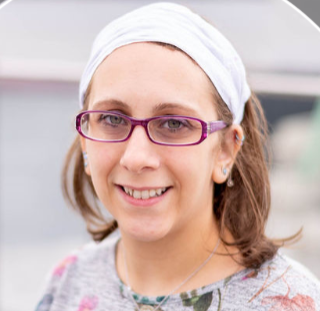
#> input picture Day6/ExercisesXP/Profilepic.png, 320 x 311 px
$ jupyter execute Week4Day6.ipynb
#> lines starting #> are read from the running program, lines starting #| are printed output that depends on the picture
[cell 1]
import numpy as np
import pandas as pd
from PIL import Image
import matplotlib.pyplot as plt

# Exercise 1 : Matrix Operations
# Create a 3x3 matrix
matrix = np.array([
    [2, 1, 3],
    [1, 0, 2],
    [4, 1, 8]
])

# Display the original matrix
print("Matrix:")
print(matrix)

# Calculate the determinant of the matrix
# The determinant tells us whether the matrix is invertible.
# If the determinant is 0, the matrix does not have an inverse.
determinant = np.linalg.det(matrix)

# Display the determinant
print("\nDeterminant:")
print(determinant)

# Check whether the matrix can be inverted
if determinant != 0:

    # Calculate the inverse of the matrix
    inverse_matrix = np.linalg.inv(matrix)

    # Display the inverse matrix
    print("\nInverse Matrix:")
    print(inverse_matrix)

else:
    # Inform the user that the matrix is singular and therefore has no inverse
    print("\nThe matrix has no inverse because its determinant is 0.")

[cell 2]
# Exercise 2 : Statistical Analysis
# Generate an array containing 50 random numbers.
# np.random.rand(50) creates 50 random floating-point numbers between 0 and 1.
random_numbers = np.random.randint(1, 101, size=50)

# Display the generated array so we can see the values.
print("Random Numbers:")
print(random_numbers)

# Calculate the mean (average) of the array.
# The mean is the sum of all values divided by the total number of values.
mean_value = np.mean(random_numbers)

# Calculate the median of the array.
# The median is the middle value when the numbers are sorted.
median_value = np.median(random_numbers)

# Calculate the standard deviation of the array.
# Standard deviation measures how spread out the values are from the mean.
# Calculate and round the standard deviation to 2 decimal places.
std_deviation = round(np.std(random_numbers), 2)

# Display the calculated mean.
print("\nMean:")
print(mean_value)

# Display the calculated median.
print("\nMedian:")
print(median_value)

# Display the calculated standard deviation.
print("\nStandard Deviation:")
print(std_deviation)

[cell 3]
# Exercise 3 : Date Manipulation

# Create an array of dates for every day in January 2023.
# The end date is excluded, so 2023-02-01 is used to include all of January.
dates = np.arange('2023-01-01', '2023-02-01', dtype='datetime64[D]')

# Display the original dates in YYYY-MM-DD format.
print("Original Dates:")
print(dates)

# Convert each date to a string and replace "-" with "/". This changes the format from YYYY-MM-DD to YYYY/MM/DD.
formatted_dates = np.array([
    str(date).replace('-', '/')
    for date in dates
])

# Display the dates in the new format.
print("\nDates in YYYY/MM/DD Format:")
print(formatted_dates)

[cell 4]
# Exercise 4 : Data Manipulation with NumPy and Pandas

# Set a random seed so the results are reproducible.
# This means the same random numbers will be generated each time.
np.random.seed(42)

# Create a DataFrame with 10 rows and 3 columns of random integers. The integers will range from 1 to 100.
df = pd.DataFrame({
    'A': np.random.randint(1, 101, 10),
    'B': np.random.randint(1, 101, 10),
    'C': np.random.randint(1, 101, 10)
})

# Display the original DataFrame.
print("Original DataFrame:")
print(df)

# Conditional Selection of Data

# Select only the rows where the value in column A is greater than 50.
filtered_df = df[df['A'] > 50]

# Display the filtered DataFrame.
print("\nRows where column A is greater than 50:")
print(filtered_df)

# Aggregation Functions

# Calculate the sum of each column.
column_sums = df.sum()

# Display the sum of each column.
print("\nSum of each column:")
print(column_sums)

# Calculate the average (mean) of each column.
column_means = df.mean()

# Display the average of each column.
print("\nAverage of each column:")
print(column_means)

# Count the number of non-null values in each column.
print(df.count())

# Find the median value in each column.
print(df.median())

# Calculate the standard deviation of each column.
print(df.std())

# Calculate the variance of each column.
print(df.var())

Exercise 5 : Image Representation

In NumPy, an image is represented as an array of numbers where each number corresponds to a pixel value.

Grayscale image: A 2D array (rows × columns).

Each element represents the brightness of a pixel.
Values typically range from:
0 = black
255 = white
Values in between = shades of gray

Colour image (RGB): A 3D array (rows × columns × 3).

The third dimension stores the Red, Green, and Blue values for each pixel.

[cell 5]
# Open the image from the current folder.
image = Image.open("Profilepic.png")
#> image is the input picture: PIL image 320x311 RGBA; mean R, G, B, A 207.2, 185.9, 182.3, 255

# Convert the image to grayscale.
# 'L' mode represents an 8-bit grayscale image.
grayscale_image = image.convert("L")
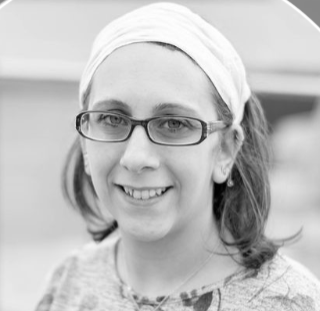
#> grayscale_image: PIL image 320x311 L; min 0, max 255, mean 191.9

# Convert the grayscale image into a NumPy array.
# Each element in the array represents a pixel intensity:
# 0 = black, 255 = white.
image_array = np.array(grayscale_image)

# Display the NumPy array.
print("Grayscale Image Array:")
print(image_array)
#> (printed output is left out)

# Display the dimensions of the image.
# This shows the number of rows and columns (height, width).
print("\nImage Shape:")
print(image_array.shape)
#| (311, 320)

# Save the grayscale image to a new file.
grayscale_image.save("Profilepic_Grayscale.png")

# Inform the user that the conversion is complete.
print("\nGrayscale image saved as 'Profilepic_Grayscale.png'")

[cell 6]
# Exercise 6 : Basic Hypothesis Testing

# Set a random seed so that the results are reproducible.  The same random numbers will be generated each time the code runs.
np.random.seed(42)

# Productivity scores of employees before the training programme.
# Scores are generated from a normal distribution with mean = 50 and standard deviation = 10.
productivity_before = np.random.normal(loc=50, scale=10, size=30)

# Productivity scores after the training programme.
# Each employee receives an average improvement of 5 points, with some random variation.
productivity_after = productivity_before + np.random.normal(
    loc=5,
    scale=3,
    size=30
)

# Calculate the average productivity before training.
mean_before = np.mean(productivity_before)

# Calculate the average productivity after training.
mean_after = np.mean(productivity_after)

# Calculate the productivity improvement for each employee.
improvement = productivity_after - productivity_before

# Calculate the average improvement across all employees.
mean_improvement = np.mean(improvement)

# Display the results.
print("Average Productivity Before Training:", round(mean_before, 2))
print("Average Productivity After Training:", round(mean_after, 2))
print("Average Improvement:", round(mean_improvement, 2))

# Test the hypothesis.
# If the mean productivity after training is greater than before,
# there is evidence that the programme improved productivity.
if mean_after > mean_before:
    print("\nConclusion:")
    print("The results support the hypothesis that the training programme improved productivity.")
else:
    print("\nConclusion:")
    print("The results do not support the hypothesis that the training programme improved productivity.")

[cell 7]
# Exercise 7 : Complex Array Comparison

# Create the first array.
array1 = np.array([10, 25, 30, 45, 50])

# Create the second array.
array2 = np.array([5, 30, 20, 45, 60])

# Compare the arrays element by element.
# The result will be True where the element in array1 is greater than the corresponding element in array2 and False otherwise.
comparison = array1 > array2

# Display both arrays.
print("First Array:", array1)
print("Second Array:", array2)

# Display the boolean comparison result.
print("\nElements in the first array greater than the second:")
print(comparison)

# Create a DataFrame to display the results as a table.
results_table = pd.DataFrame({
    "Array 1": array1,
    "Array 2": array2,
    "Array 1 > Array 2": comparison
})

# Display the table.
print(results_table)

[cell 8]
# Exercise 8 : Time Series Data Manipulation

# Generate a date range for the entire year 2023. 'D' specifies daily frequency.
dates = pd.date_range(start='2023-01-01', end='2023-12-31', freq='D')

# Generate random values for each date. These represent sales, temperature, stock prices, etc.
values = np.random.randint(1, 101, len(dates))

# Create a DataFrame with dates as the index.
time_series = pd.DataFrame({
    'Value': values
}, index=dates)

# Display the first few rows of the dataset.
print("Time Series Data:")
print(time_series.head())

# January to March (Q1)

# Slice all data from January through March.
jan_to_mar = time_series['2023-01-01':'2023-03-31']

print("\nJanuary to March:")
print(jan_to_mar)

# April to June (Q2)

# Slice all data from April through June.
apr_to_jun = time_series['2023-04-01':'2023-06-30']

print("\nApril to June:")
print(apr_to_jun)

# July to September (Q3)

# Slice all data from July through September.
jul_to_sep = time_series['2023-07-01':'2023-09-30']

print("\nJuly to September:")
print(jul_to_sep)

# October to December (Q4)

# Slice all data from October through December.
oct_to_dec = time_series['2023-10-01':'2023-12-31']

print("\nOctober to December:")
print(oct_to_dec)

[cell 9]
# Exercise 9 : Data Conversion

# NumPy Array to Pandas DataFrame
# Create a 2D NumPy array.
numpy_array = np.array([
    [10, 20, 30],
    [40, 50, 60],
    [70, 80, 90]
])

# Display the original NumPy array.
print("Original NumPy Array:")
print(numpy_array)

# Convert the NumPy array to a Pandas DataFrame. The columns parameter assigns names to each column.
df = pd.DataFrame(
    numpy_array,
    columns=["A", "B", "C"]
)

# Display the DataFrame.
print("\nPandas DataFrame:")
print(df)

# Pandas DataFrame to NumPy Array
# Convert the DataFrame back to a NumPy array to_numpy() returns the underlying NumPy representation.
converted_array = df.to_numpy()

# Display the converted NumPy array.
print("\nConverted NumPy Array:")
print(converted_array)

[cell 10]
# Exercise 10 : Basic Visualization

# Generate 20 random integers between 1 and 100. These will be the values plotted on the y-axis.
data = np.random.randint(1, 101, size=20)

# Create x-axis values from 1 to 20. These represent the position of each data point.
x = np.arange(1, 21)

# Create a new figure for the plot.
plt.figure(figsize=(8, 4))

# Plot the data as a line graph. marker='o' displays a circle at each data point.
plt.plot(x, data, marker='o')

# Add a title to the graph.
plt.title("Line Graph of Random Numbers")

# Label the x-axis.
plt.xlabel("Data Point")

# Label the y-axis.
plt.ylabel("Value")

# Add grid lines to make the graph easier to read.
plt.grid(True)

# Display the graph.
plt.show()
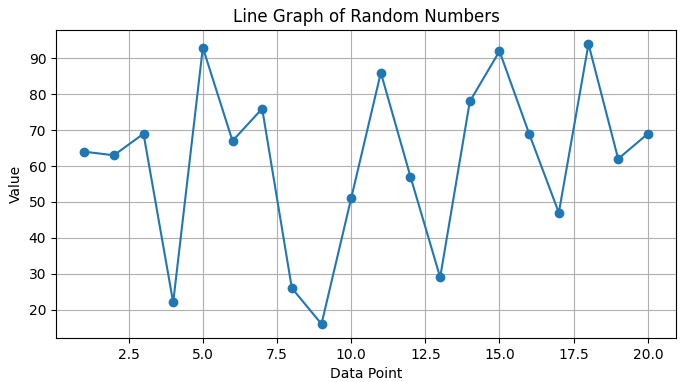
#> figure drawn by matplotlib, 1 panel; curve peaks at x = 18, y = 94
